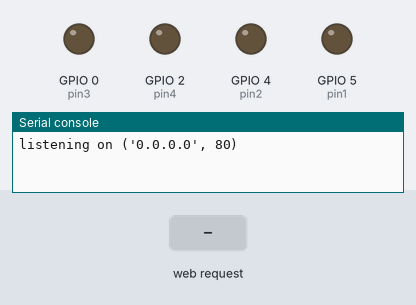
Simulated run of this program. Board: ESP8266 board running MicroPython. On the bench: output pins drawn as LEDs (lit = HIGH), the last lines printed to the serial console. The test bench sets the inputs (shaded band).

Above: at 1.2 s.
1.3 s: HTTP request GET /?LED=1 received
At 2.5 s:
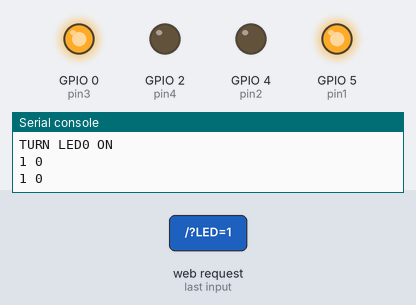
2.8 s: HTTP request GET /?LED=0 received
At 3.7 s:
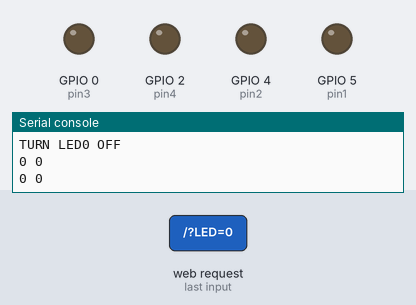
Timing chart, 0 to 5.8 s (numbered marks = the images above; inputs shaded):
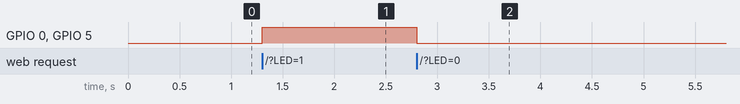

Measured:
- after the input at 1.3 s, GPIO 0 (pin3), GPIO 5 (pin1): LOW → HIGH at once
- after the input at 2.8 s, GPIO 0 (pin3), GPIO 5 (pin1): HIGH → LOW at once

The program:

webserver_led.py
```python
import socket
import machine
from machine import Pin


#HTML to send to browsers
html = """<!DOCTYPE html>
<html>
<head> <title>ESP8266 LED ON/OFF</title> </head>
<center><h2>A simple webserver for turning HUZZAH Feather LED's on and off with Micropython</h2></center>
<center><h3>(for noobs to both the ESP8266 and Micropython)</h3></center>
<form>
LED0:
<button name="LED" value="1" type="submit">GO</button>
<button name="LED" value="0" type="submit">STOP</button><br><br>
</form>
</html>
"""

pin1 = Pin(5, Pin.OUT)
pin2 = Pin(4, Pin.OUT)
pin3 = Pin(0, Pin.OUT)
pin4 = Pin(2, Pin.OUT)

def move(a, b):
    if a < 0:
        pin1.low()
        pin2.high()
    elif a > 0:
        pin1.high()
        pin2.low()
    else:
        pin1.low()
        pin2.low()

    if b < 0:
        pin3.low()
        pin4.high()
    elif b > 0:
        pin3.high()
        pin4.low()
    else:
        pin3.low()
        pin4.low()
    print(pin1.value(), pin2.value())
    print(pin3.value(), pin4.value())

#Setup Socket WebServer
addr = socket.getaddrinfo('0.0.0.0', 80)[0][-1]

s = socket.socket()
s.bind(addr)
s.listen(1)

print('listening on', addr)
while True:
    conn, addr = s.accept()
    print("Got a connection from %s" % str(addr))
    request = conn.recv(1024)
    print("Content = %s" % str(request))
    request = str(request)
    go = request.find('/?LED=1')
    stop = request.find('/?LED=0')
    print("Data: " + str(go))
    print("Data2: " + str(stop))
    if go == 6:
        print('TURN LED0 ON')
        move(1, 1)
    elif stop == 6:
        print('TURN LED0 OFF')
        move(0, 0)
    response = html
    conn.send(response)
    conn.close()
```
